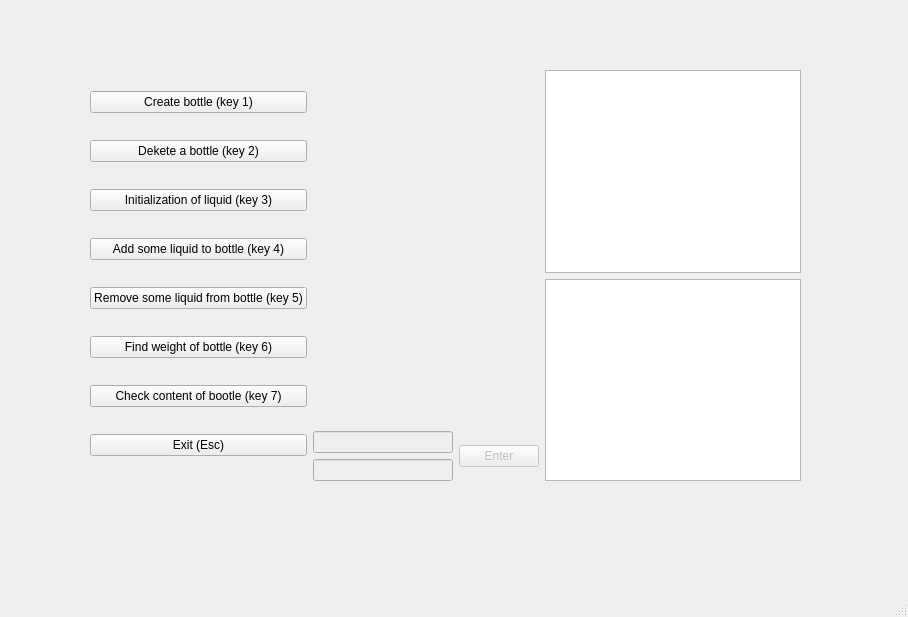
<?xml version="1.0" encoding="UTF-8"?>
<ui version="4.0">
 <class>MainWindow</class>
 <widget class="QMainWindow" name="MainWindow">
  <property name="geometry">
   <rect>
    <x>0</x>
    <y>0</y>
    <width>908</width>
    <height>617</height>
   </rect>
  </property>
  <property name="windowTitle">
   <string>MainWindow</string>
  </property>
  <widget class="QWidget" name="centralwidget">
   <widget class="QWidget" name="horizontalLayoutWidget">
    <property name="geometry">
     <rect>
      <x>90</x>
      <y>70</y>
      <width>711</width>
      <height>411</height>
     </rect>
    </property>
    <layout class="QHBoxLayout" name="horizontalLayout">
     <item>
      <layout class="QVBoxLayout" name="ButtonLayout">
       <property name="spacing">
        <number>6</number>
       </property>
       <property name="topMargin">
        <number>0</number>
       </property>
       <property name="bottomMargin">
        <number>0</number>
       </property>
       <item>
        <widget class="QPushButton" name="CreateBottlButton">
         <property name="enabled">
          <bool>true</bool>
         </property>
         <property name="text">
          <string>Create bottle (key 1)</string>
         </property>
        </widget>
       </item>
       <item>
        <widget class="QPushButton" name="DeleteBottleButton">
         <property name="text">
          <string>Dekete a bottle (key 2)</string>
         </property>
        </widget>
       </item>
       <item>
        <widget class="QPushButton" name="InitLiquidButton">
         <property name="text">
          <string>Initialization of liquid (key 3)</string>
         </property>
        </widget>
       </item>
       <item>
        <widget class="QPushButton" name="AddLiquidButton">
         <property name="text">
          <string>Add some liquid to bottle (key 4)</string>
         </property>
        </widget>
       </item>
       <item>
        <widget class="QPushButton" name="RemoveLiquidButton">
         <property name="text">
          <string>Remove some liquid from bottle (key 5)</string>
         </property>
        </widget>
       </item>
       <item>
        <widget class="QPushButton" name="WeightButton">
         <property name="text">
          <string>Find weight of bottle (key 6)</string>
         </property>
        </widget>
       </item>
       <item>
        <widget class="QPushButton" name="ContentButton">
         <property name="text">
          <string>Check content of bootle (key 7)</string>
         </property>
        </widget>
       </item>
       <item>
        <widget class="QPushButton" name="CloseButton">
         <property name="text">
          <string>Exit (Esc)</string>
         </property>
        </widget>
       </item>
      </layout>
     </item>
     <item>
      <layout class="QVBoxLayout" name="verticalLayout_2">
       <item>
        <widget class="QLabel" name="statusLabel">
         <property name="text">
          <string/>
         </property>
        </widget>
       </item>
       <item>
        <layout class="QHBoxLayout" name="horizontalLayout_2">
         <item>
          <layout class="QVBoxLayout" name="verticalLayout_4">
           <item>
            <widget class="QLineEdit" name="inputLine">
             <property name="enabled">
              <bool>false</bool>
             </property>
            </widget>
           </item>
           <item>
            <widget class="QLineEdit" name="inputLine2">
             <property name="enabled">
              <bool>false</bool>
             </property>
            </widget>
           </item>
          </layout>
         </item>
         <item>
          <layout class="QVBoxLayout" name="verticalLayout_3">
           <item>
            <widget class="QPushButton" name="enterButton">
             <property name="enabled">
              <bool>false</bool>
             </property>
             <property name="text">
              <string>Enter</string>
             </property>
            </widget>
           </item>
          </layout>
         </item>
        </layout>
       </item>
      </layout>
     </item>
     <item>
      <layout class="QVBoxLayout" name="verticalLayout">
       <item>
        <widget class="QListWidget" name="BottleList">
         <property name="maximumSize">
          <size>
           <width>16777215</width>
           <height>16777215</height>
          </size>
         </property>
        </widget>
       </item>
       <item>
        <widget class="QListWidget" name="LiquidList">
         <property name="maximumSize">
          <size>
           <width>16777215</width>
           <height>16777215</height>
          </size>
         </property>
        </widget>
       </item>
      </layout>
     </item>
    </layout>
   </widget>
  </widget>
  <widget class="QMenuBar" name="menubar">
   <property name="geometry">
    <rect>
     <x>0</x>
     <y>0</y>
     <width>908</width>
     <height>20</height>
    </rect>
   </property>
  </widget>
  <widget class="QStatusBar" name="statusbar"/>
 </widget>
 <resources/>
 <connections/>
</ui>
